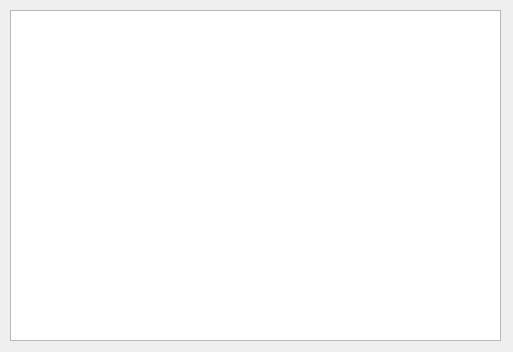
<?xml version="1.0" encoding="UTF-8"?>
<ui version="4.0">
 <class>Widget</class>
 <widget class="QWidget" name="Widget">
  <property name="geometry">
   <rect>
    <x>0</x>
    <y>0</y>
    <width>513</width>
    <height>352</height>
   </rect>
  </property>
  <property name="windowTitle">
   <string>Widget</string>
  </property>
  <widget class="QTableWidget" name="tableWidget">
   <property name="geometry">
    <rect>
     <x>10</x>
     <y>10</y>
     <width>491</width>
     <height>331</height>
    </rect>
   </property>
  </widget>
 </widget>
 <resources/>
 <connections/>
</ui>
